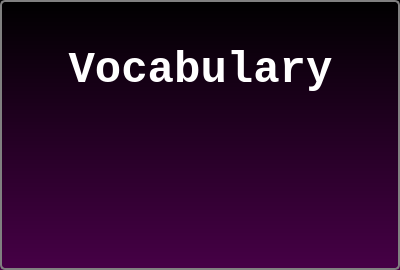
<?xml version="1.0" encoding="UTF-8"?>
<ui version="4.0">
 <class>Language</class>
 <widget class="QDialog" name="Language">
  <property name="geometry">
   <rect>
    <x>0</x>
    <y>0</y>
    <width>400</width>
    <height>270</height>
   </rect>
  </property>
  <property name="windowTitle">
   <string>Dialog</string>
  </property>
  <property name="styleSheet">
   <string notr="true">background: qlineargradient( x1:0 y1:0, x2:0 y2:1, stop:0 black, stop:1 rgb(70, 0, 70));
border: 2px solid gray;
border-radius: 5px;</string>
  </property>
  <widget class="QPushButton" name="russian">
   <property name="geometry">
    <rect>
     <x>230</x>
     <y>130</y>
     <width>91</width>
     <height>91</height>
    </rect>
   </property>
   <property name="styleSheet">
    <string notr="true">border: none; background: none;</string>
   </property>
   <property name="text">
    <string/>
   </property>
   <property name="icon">
    <iconset resource="rsc.qrc">
     <normaloff>:/lng/lng/russian.png</normaloff>:/lng/lng/russian.png</iconset>
   </property>
   <property name="iconSize">
    <size>
     <width>90</width>
     <height>90</height>
    </size>
   </property>
  </widget>
  <widget class="QLabel" name="selectLabel">
   <property name="geometry">
    <rect>
     <x>0</x>
     <y>10</y>
     <width>401</width>
     <height>121</height>
    </rect>
   </property>
   <property name="font">
    <font>
     <family>Courier New</family>
     <pointsize>33</pointsize>
     <weight>75</weight>
     <bold>true</bold>
    </font>
   </property>
   <property name="styleSheet">
    <string notr="true">background:none;
color: white;
border: none;</string>
   </property>
   <property name="frameShape">
    <enum>QFrame::NoFrame</enum>
   </property>
   <property name="text">
    <string>Vocabulary</string>
   </property>
   <property name="alignment">
    <set>Qt::AlignCenter</set>
   </property>
  </widget>
  <widget class="QPushButton" name="english">
   <property name="geometry">
    <rect>
     <x>70</x>
     <y>130</y>
     <width>91</width>
     <height>91</height>
    </rect>
   </property>
   <property name="styleSheet">
    <string notr="true">border: none; background: none;</string>
   </property>
   <property name="text">
    <string/>
   </property>
   <property name="icon">
    <iconset resource="rsc.qrc">
     <normaloff>:/lng/lng/english.png</normaloff>:/lng/lng/english.png</iconset>
   </property>
   <property name="iconSize">
    <size>
     <width>90</width>
     <height>90</height>
    </size>
   </property>
  </widget>
 </widget>
 <resources>
  <include location="rsc.qrc"/>
 </resources>
 <connections/>
</ui>
